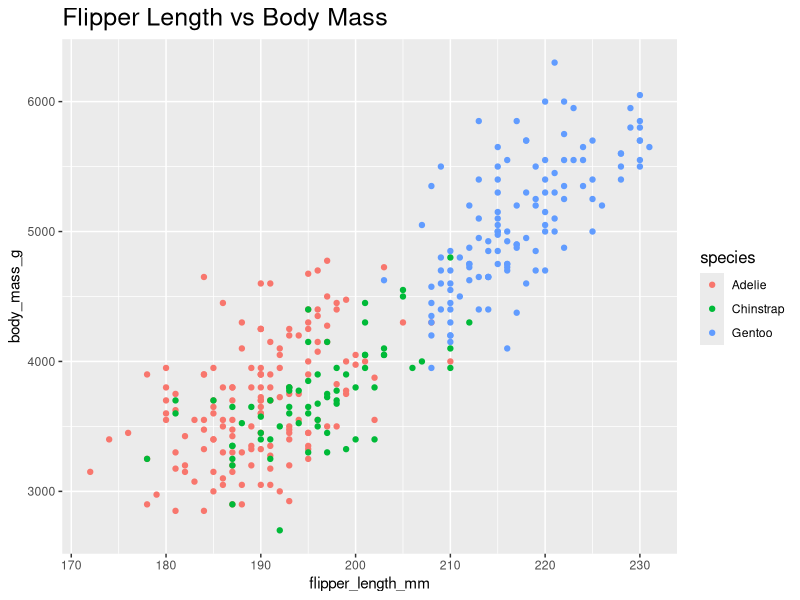
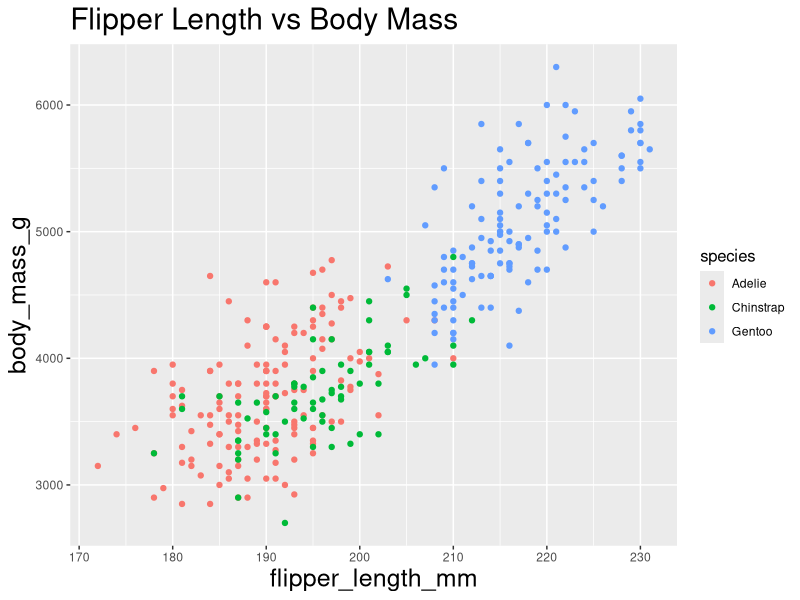

Here is the R script that generated these plots, in order:

            library(ggplot2)
            library(palmerpenguins)
            built_answer <- tryCatch(
                {
                    set.seed(42)
                    ggplot(penguins, aes(x = flipper_length_mm, y = body_mass_g, colour = species)) + geom_point() + labs(title = "Flipper Length vs Body Mass") + theme(plot.title = element_text(size = 18), legend.title = element_text(size = 12))
                    suppressWarnings(
                        if (!file.exists("/sandbox/figures/flipper-length_body-mass_scatter_font_size_title_legend_answer.png")) {
                            ggsave(
                                width = 3,
                                height = 3,
                                "/sandbox/figures/flipper-length_body-mass_scatter_font_size_title_legend_answer.png"
                            )
                        }
                    )
                    suppressWarnings(
                        ggplot_build(last_plot())
                    )
                },
                error = function(e) {
                    'ERROR'
                }
            )
            built_submission <- tryCatch(
                {
                    set.seed(42)
                    ggplot(penguins, aes(x = flipper_length_mm, y = body_mass_g, color = species)) +
  geom_point() +
  labs(title = "Flipper Length vs Body Mass") +
  theme(title = element_text(size = 18), legend.title = element_text(size = 12))
                    suppressWarnings(
                        ggsave(
                            width = 3,
                            height = 3,
                            "figures/flipper-length_body-mass_scatter_font_size_title_legend_submission_ministral.png"
                        )
                    )
                    suppressWarnings(
                        ggplot_build(last_plot())
                    )
                },
                error = function(e) {
                    'ERROR'
                }
            )
            cat(isTRUE(all.equal(built_answer, built_submission)))
        
